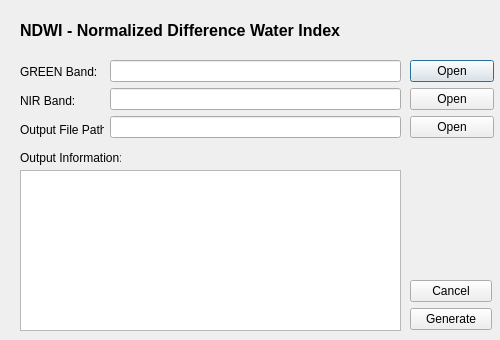
<?xml version="1.0" encoding="UTF-8"?>
<ui version="4.0">
 <class>Ndwi</class>
 <widget class="QDialog" name="Ndwi">
  <property name="geometry">
   <rect>
    <x>0</x>
    <y>0</y>
    <width>500</width>
    <height>340</height>
   </rect>
  </property>
  <property name="windowTitle">
   <string>Dialog</string>
  </property>
  <widget class="QLabel" name="label_5">
   <property name="geometry">
    <rect>
     <x>20</x>
     <y>150</y>
     <width>101</width>
     <height>16</height>
    </rect>
   </property>
   <property name="text">
    <string>Output Information:</string>
   </property>
  </widget>
  <widget class="QWidget" name="layoutWidget">
   <property name="geometry">
    <rect>
     <x>110</x>
     <y>60</y>
     <width>291</width>
     <height>80</height>
    </rect>
   </property>
   <layout class="QVBoxLayout" name="verticalLayout_2">
    <item>
     <widget class="QLineEdit" name="ndwiGREEN_txt"/>
    </item>
    <item>
     <widget class="QLineEdit" name="ndwiNIR_txt"/>
    </item>
    <item>
     <widget class="QLineEdit" name="ndwiOut_txt"/>
    </item>
   </layout>
  </widget>
  <widget class="QLabel" name="label_4">
   <property name="geometry">
    <rect>
     <x>20</x>
     <y>10</y>
     <width>411</width>
     <height>41</height>
    </rect>
   </property>
   <property name="font">
    <font>
     <pointsize>12</pointsize>
     <weight>75</weight>
     <bold>true</bold>
    </font>
   </property>
   <property name="text">
    <string>NDWI - Normalized Difference Water Index</string>
   </property>
  </widget>
  <widget class="QWidget" name="layoutWidget_2">
   <property name="geometry">
    <rect>
     <x>410</x>
     <y>60</y>
     <width>84</width>
     <height>81</height>
    </rect>
   </property>
   <layout class="QHBoxLayout" name="horizontalLayout">
    <item>
     <layout class="QVBoxLayout" name="verticalLayout_3">
      <item>
       <widget class="QPushButton" name="ndwiGREEN_btn">
        <property name="text">
         <string>Open</string>
        </property>
       </widget>
      </item>
      <item>
       <widget class="QPushButton" name="ndwiNIR_btn">
        <property name="text">
         <string>Open</string>
        </property>
       </widget>
      </item>
      <item>
       <widget class="QPushButton" name="ndwiOut_btn">
        <property name="text">
         <string>Open</string>
        </property>
       </widget>
      </item>
     </layout>
    </item>
   </layout>
  </widget>
  <widget class="QWidget" name="layoutWidget_3">
   <property name="geometry">
    <rect>
     <x>410</x>
     <y>280</y>
     <width>82</width>
     <height>50</height>
    </rect>
   </property>
   <layout class="QVBoxLayout" name="verticalLayout_4">
    <item>
     <widget class="QPushButton" name="cancel_btn">
      <property name="text">
       <string>Cancel</string>
      </property>
     </widget>
    </item>
    <item>
     <widget class="QPushButton" name="ndwi_btn">
      <property name="text">
       <string>Generate</string>
      </property>
     </widget>
    </item>
   </layout>
  </widget>
  <widget class="QTextBrowser" name="textBrowser">
   <property name="geometry">
    <rect>
     <x>20</x>
     <y>170</y>
     <width>381</width>
     <height>161</height>
    </rect>
   </property>
  </widget>
  <widget class="QWidget" name="layoutWidget_4">
   <property name="geometry">
    <rect>
     <x>20</x>
     <y>60</y>
     <width>84</width>
     <height>81</height>
    </rect>
   </property>
   <layout class="QVBoxLayout" name="verticalLayout">
    <item>
     <widget class="QLabel" name="label_2">
      <property name="text">
       <string>GREEN Band:</string>
      </property>
     </widget>
    </item>
    <item>
     <widget class="QLabel" name="label">
      <property name="text">
       <string>NIR Band:</string>
      </property>
     </widget>
    </item>
    <item>
     <widget class="QLabel" name="label_3">
      <property name="text">
       <string>Output File Path:</string>
      </property>
     </widget>
    </item>
   </layout>
  </widget>
 </widget>
 <resources/>
 <connections/>
</ui>
